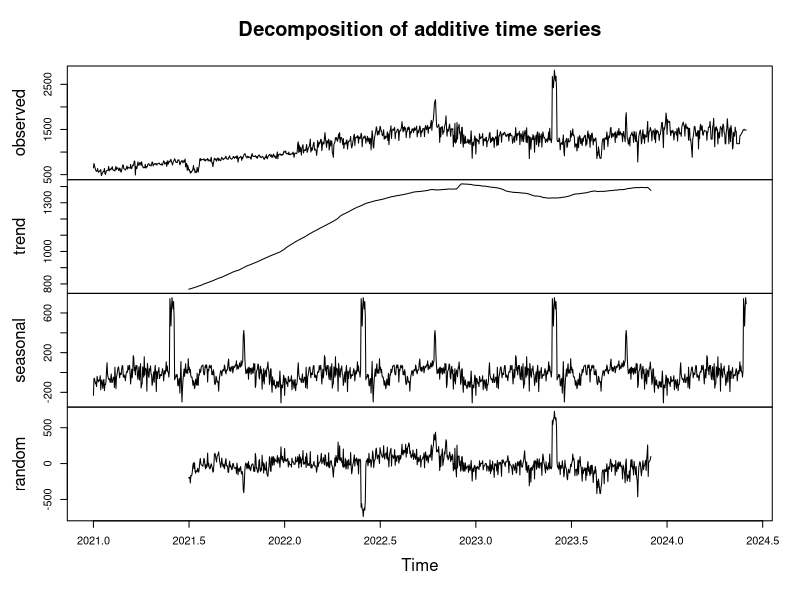
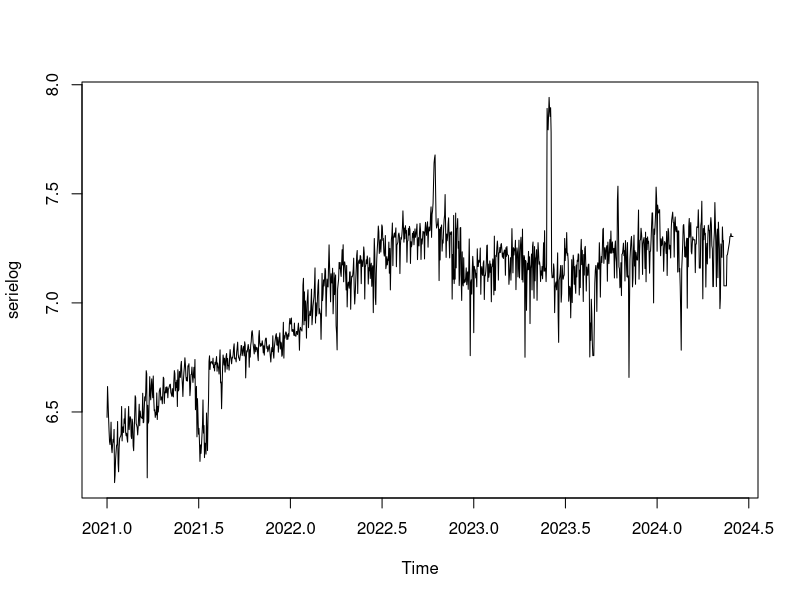
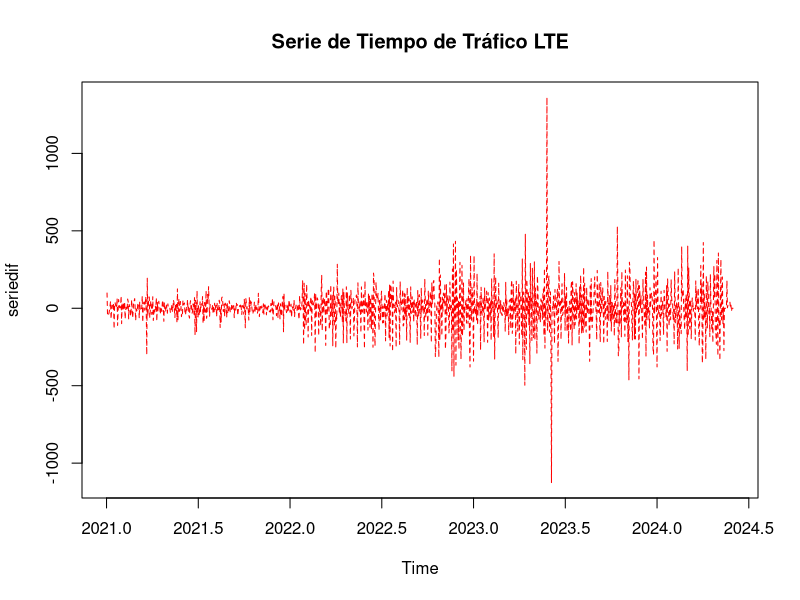
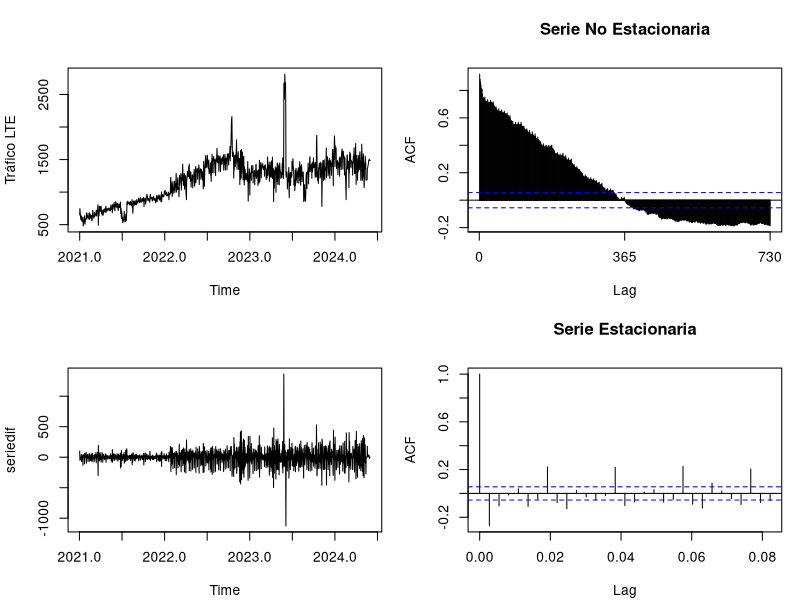

Source code (R) for these figures, in order:
## ---- chunk 1
library(lubridate)
library(zoo)
library(TTR) # libreria promedios móviles
library(forecast) #  libreria estacionalidad y rezagos
library(tseries)

## ---- chunk 2
datos <- read.csv("serie_tiempo.csv")
## ---- chunk 3
fecha_inicio <- as.Date("2021-01-01")
serie_tiempo <- ts(datos$x, start = c(format(fecha_inicio, "%Y"), format(fecha_inicio, "%j")), frequency = 365)
## ---- chunk 4
start_time <- start(serie_tiempo)
end_time <- end(serie_tiempo)
frequency <- frequency(serie_tiempo)
min_date <- as.Date(paste(start_time[1], start_time[2], sep="-"), "%Y-%j")
max_date <- as.Date(paste(end_time[1], (end_time[2]-1) / frequency * 365, sep="-"), "%Y-%j")

min_date
max_date

## ---- chunk 5
descomposicion <- decompose(serie_tiempo)
plot(descomposicion)
 
## ---- chunk 6
serielog=log(serie_tiempo)
plot(serielog)
## ---- chunk 7
adf.test(serielog,alternative = "stationary")
## ---- chunk 8
ndiffs(serie_tiempo)
## ---- chunk 9
seriedif=diff(serie_tiempo)
plot(seriedif,lty="dashed",col="red",main="Serie de Tiempo de Tráfico LTE")
## ---- chunk 10
adf.test(seriedif,alternative = "stationary")
## ---- chunk 11
ndiffs(seriedif)
## ---- chunk 12
par(mfrow=c(2,2),mar=c(4,4,4,1)+.1)
plot(serie_tiempo,ylab="Tráfico LTE")
Acf(serie_tiempo,main="Serie No Estacionaria")
plot(seriedif)
acf(seriedif,main="Serie Estacionaria")

